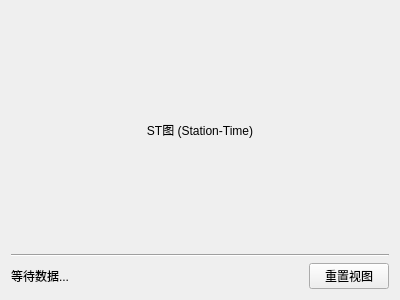
<?xml version="1.0" encoding="UTF-8"?>
<ui version="4.0">
 <class>STPanel</class>
 <widget class="QWidget" name="STPanel">
  <property name="geometry">
   <rect>
    <x>0</x>
    <y>0</y>
    <width>400</width>
    <height>300</height>
   </rect>
  </property>
  <property name="windowTitle">
   <string>ST Graph</string>
  </property>
  <layout class="QVBoxLayout" name="verticalLayout">
   <item>
    <widget class="QLabel" name="titleLabel">
     <property name="text">
      <string>ST图 (Station-Time)</string>
     </property>
     <property name="alignment">
      <set>Qt::AlignCenter</set>
     </property>
    </widget>
   </item>
   <item>
    <widget class="Line" name="line">
     <property name="orientation">
      <enum>Qt::Horizontal</enum>
     </property>
    </widget>
   </item>
   <item>
    <layout class="QHBoxLayout" name="canvasLayout"/>
   </item>
   <item>
    <layout class="QHBoxLayout" name="controlLayout">
     <item>
      <widget class="QLabel" name="statusLabel">
       <property name="text">
        <string>等待数据...</string>
       </property>
      </widget>
     </item>
     <item>
      <spacer name="horizontalSpacer">
       <property name="orientation">
        <enum>Qt::Horizontal</enum>
       </property>
       <property name="sizeHint" stdset="0">
        <size>
         <width>40</width>
         <height>20</height>
        </size>
       </property>
      </spacer>
     </item>
     <item>
      <widget class="QPushButton" name="resetButton">
       <property name="text">
        <string>重置视图</string>
       </property>
      </widget>
     </item>
    </layout>
   </item>
  </layout>
 </widget>
 <resources/>
 <connections/>
</ui> 
